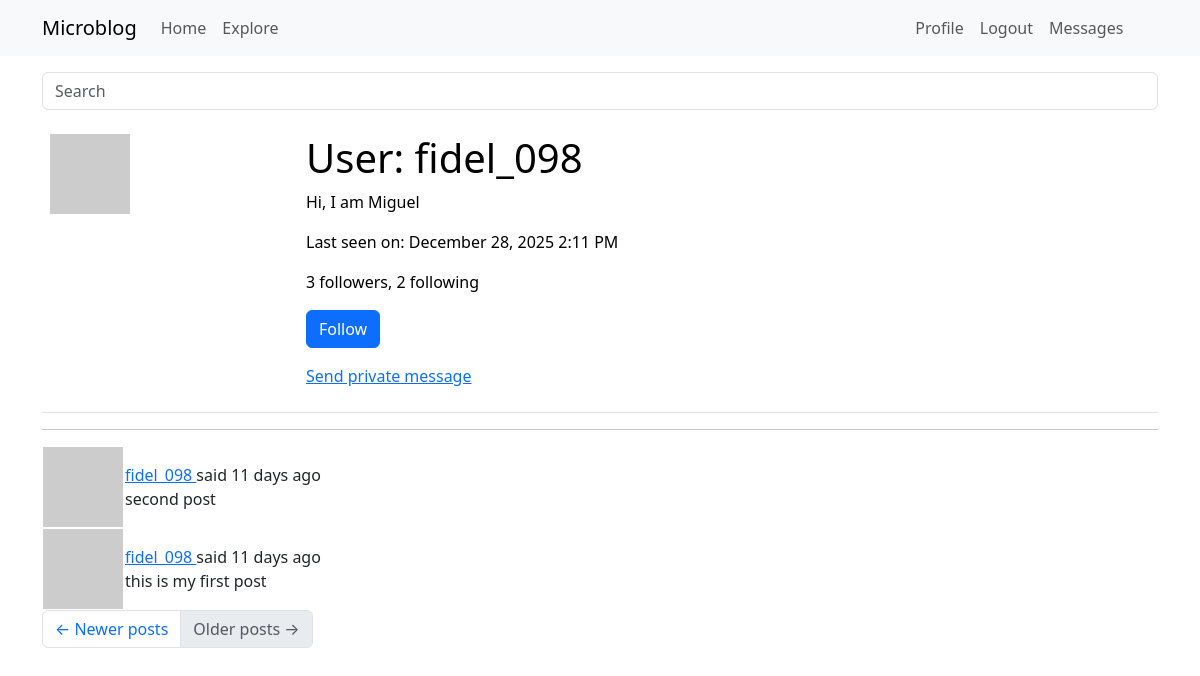
/user/fidel_098?page=3 (signed in), run on the app's committed database.
### app/models.py (models this page shows, shortened)
class PaginatedAPIMixin(object):
    @staticmethod
    def to_collection_dict(query, page, per_page, endpoint, **kwargs): #it takes an sql query, a page number and a page size
        resources = db.paginate(query, page=page, per_page=per_page, error_out=False)
        data = {
          'items': [item.to_dict() for item in resources.items],
            '_meta': {
                'page': page,
                'per_page': per_page,
                'total_pages': resources.pages,
                'total_items': resources.total
            },
            '_links': {
                'self': url_for(endpoint, page=page, per_page=per_page,
                                **kwargs), #takes the endpoint argument for the view function that needs to be used in the url_for calls
                'next': url_for(endpoint, page=page + 1, per_page=per_page,
                                **kwargs) if resources.has_next else None,
                'prev': url_for(endpoint, page=page - 1, per_page=per_page,
                                **kwargs) if resources.has_prev else None
            }
        }
        return data

class User(PaginatedAPIMixin, UserMixin, db.Model):
    __tablename__ = "user"
    id: so.Mapped[int] = so.mapped_column(primary_key=True)
    username: so.Mapped[str] = so.mapped_column(sa.String(64), index=True, unique=True)
    email: so.Mapped[str] = so.mapped_column(sa.String(120), index=True, unique=True)
    password_hash: so.Mapped[Optional[str]] = so.mapped_column(sa.String(256))
    posts: so.WriteOnlyMapped['Post'] = so.relationship(back_populates='author')
    about_me: so.Mapped[Optional[str]] = so.mapped_column(sa.String(140))
    last_seen: so.Mapped[Optional[datetime]] = so.mapped_column(default=lambda:
                                datetime.now(timezone.utc))
    def avatar(self, size):
        digest = md5(self.email.lower().encode('utf-8')).hexdigest()
        return f'https://www.gravatar.com/avatar/{digest}?d=identicon&s={size}'
    following: so.WriteOnlyMapped['User'] = so.relationship(
        secondary=followers,
        primaryjoin=(followers.c.follower_id == id),
        secondaryjoin=(followers.c.followed_id == id),
        back_populates='followers')
    followers: so.WriteOnlyMapped['User'] = so.relationship(
        secondary=followers, primaryjoin=(followers.c.followed_id == id),
        secondaryjoin=(followers.c.follower_id == id),
        back_populates='following')
    def is_following(self, user):
        query = self.following.select().where(User.id == user.id)
        return db.session.scalar(query)
    def followers_count(self):
        query = sa.select(sa.func.count()).select_from(
            self.followers.select().subquery())
        return db.session.scalar(query)
    def following_count(self):
        query = sa.select(sa.func.count()).select_from(
            self.following.select().subquery())
        return db.session.scalar(query)
    last_message_read_time: so.Mapped[Optional[datetime]]
    messages_sent: so.WriteOnlyMapped['Message'] = so.relationship(foreign_keys='Message.sender_id', back_populates='author')
    messages_recieved: so.WriteOnlyMapped['Message'] = so.relationship(foreign_keys='Message.recipient_id', back_populates='recipient')
    def unread_message_count(self):
        last_read_time = self.last_message_read_time or datetime(1900, 1, 1)
        query = sa.select(Message).where(Message.recipient == self, Message.timestamp > last_read_time)
        return db.session.scalar(sa.select(sa.func.count()).select_from(query.subquery()))
    notifications: so.WriteOnlyMapped['Notification'] = so.relationship(back_populates='user')
    tasks: so.WriteOnlyMapped['Task'] = so.relationship(back_populates='user')
    def get_tasks_in_progress(self):
        query = self.tasks.select().where(Task.complete == False)
        return db.session.scalars(query)
    token: so.Mapped[Optional[str]] = so.mapped_column(sa.String(32), index=True, unique=True)
    token_expiration: so.Mapped[Optional[datetime]] = so.mapped_column(sa.DateTime)

class SearchableMixin(object):
    @classmethod
    def before_commit(cls, session):
        session._changes = { #session._changes is a custom attribute added to the session object to track changes made during the session
            'add': list(session.new), #list of new objects to be added
            'update': list(session.dirty), #list of modified objects
            'delete': list(session.deleted) #list of deleted objects
        }
    @classmethod
    def after_commit(cls, session):
        for obj in session._changes['add']:
            if isinstance(obj, SearchableMixin):
                add_to_index(obj.__tablename__, obj)
        for obj in session._changes['update']:
            if isinstance(obj, SearchableMixin):
                add_to_index(obj.__tablename__, obj)
        for obj in session._changes['delete']:
            if isinstance(obj, SearchableMixin):
                remove_from_index(obj.__tablename__, obj)
        session._changes = None

class Post(SearchableMixin, db.Model):
    __tablename__ = "post"
    __searchable__ = ['body'] #this indicates that the body field of the Post model should be indexed for full-text search
    id: so.Mapped[int] = so.mapped_column(primary_key=True)
    body: so.Mapped[str] = so.mapped_column(sa.String(140))
    timestamp: so.Mapped[datetime] = so.mapped_column(index=True, default=lambda: datetime.now(timezone.utc))
    user_id: so.Mapped[int] = so.mapped_column(sa.ForeignKey(User.id), index=True)
    author: so.Mapped[User] = so.relationship(back_populates='posts')
    language: so.Mapped[Optional[str]] = so.mapped_column(sa.String(5))

### app/main/routes.py (the view)
@bp.route('/user/<username>')
@login_required
def user(username):
    user = db.first_or_404(sa.select(User).where(User.username == username))
    page = request.args.get('page', 1, type=int)
    query = user.posts.select().order_by(Post.timestamp.desc())
    posts = db.paginate(query, page=page, per_page=current_app.config['POSTS_PER_PAGE'], error_out=False)
    prev_url=None
    next_url=None
    if posts.has_next:
        next_url = url_for('main.user', username=user.username, page=posts.next_num)
    else:
        None
    if posts.has_prev:
        prev_url = url_for('main.user', username=user.username, page=posts.prev_num)
    else:
        None
    form = EmptyForm()
    return render_template('user.html',form=form,
                           posts=posts.items, next_url=next_url,
                           prev_url=prev_url, user=user, delete_form=form)

### app/main/forms.py
class SearchForm(FlaskForm):
    q = StringField(_l('Search'), validators=[DataRequired()])
    def __init__(self, *args, **kwargs):
        if 'formdata' not in kwargs:
            kwargs['formdata'] = request.args
        if 'meta' not in kwargs:
            kwargs['meta'] = {'csrf': False}
        super(SearchForm, self).__init__(*args, **kwargs)

class EmptyForm(FlaskForm):
    submit = SubmitField(_l('Submit'))

### app/__init__.py (called while the page is built)
def get_locale():
    return request.accept_languages.best_match(current_app.config['LANGUAGES'])

### app/main/routes.py (called while the page is built)
@bp.before_request
def before_request():
    if current_user.is_authenticated:
        current_user.last_seen = datetime.now(timezone.utc)
        db.session.commit()
        g.search_form = SearchForm()
    g.locale = str(get_locale())

### app/models.py (called while the page is built)
@login.user_loader
def load_user(id):
    return db.session.get(User, int(id))

### app/templates/user.html (shortened to what this page needs)
{%extends "base.html" %}
{% block content %}
   <table class="table table-hover">
       <tr valign="top">
            <td width="256px"><img src = "{{ user.avatar(128) }}"></td>
            <td>
               <h1>{{ _('User') }}: {{ user.username }}</h1>
               {% if user.about_me %}<p>{{ user.about_me }}</p>{% endif %}
               {% if user.last_seen %}<p>{{ _('Last seen on') }}: {{ moment(user.last_seen).format('LLL') }}</p>{% endif %}
                <p>{{ _('%(count)d followers', count=user.followers_count()) }}, {{ _('%(count)d following', count=user.following_count()) }}</p>
                {% if user == current_user %}
               <p>
                   <a href="{{ url_for('main.edit_profile') }}">{{ _('Edit your profile') }}</a>
                   {% if not current_user.get_task_in_progress('export_posts') %}
                   | <a href="{{ url_for('main.export_posts') }}">{{ _('Export your posts') }}</a>
                   {% endif %}
               </p>
               {% elif not current_user.is_following(user) %}
               <p>
                   <form action="{{ url_for('main.follow', username=user.username) }}" method="post">
                       {{ form.submit(value=_('Follow'), class_='btn btn-primary') }}
                   </form>
               </p>
               {% endif %}
               {% if user != current_user %}
               <p>
                   <a href="{{ url_for('main.send_message', recipient=user.username) }}">
                       {{_('Send private message')}}
                   </a>
               </p>
               {% endif %}
           </td>
       </tr>
   </table>
   <hr>
   {% for post in posts %}
       {% include '_post.html' %}
   {% endfor %}
   <nav aria-label="Post navigation">
       <ul class="pagination">
           <li class="page-item{% if not prev_url %} disabled{% endif %}">
               <a class="page-link" href="{{ prev_url }}">
                   <span aria-hidden="true">&larr;</span> Newer posts
               </a>
           </li>
           <li class="page-item{% if not next_url %} disabled{% endif %}">
               <a class="page-link" href="{{ next_url }}">
                   Older posts <span aria-hidden="true">&rarr;</span>
               </a>
           </li>
       </ul>
   </nav>
{% endblock %}

### app/templates/_post.html (shortened to what this page needs)
<table class=""table table-hover>
    <tr>
        <td width="70px">
            <a href="{{ url_for('main.user', username=post.author.username) }}">
            <img src="{{ post.author.avatar(36) }}">
            </a>
        </td>
        <td>
            {{ _('%(username)s said %(when)s',
                username=user_link, when=moment(post.timestamp).fromNow()) }}
                <br>
            <span id="post{{ post.id }}">{{ post.body }}</span>
        </td>
    </tr>
</table>

### data on the page
User: username "fidel_098", about_me "Hi, I am Miguel", last_seen "December 28, 2025 2:11 PM"
Post: body "second post"
Post: body "this is my first post"
